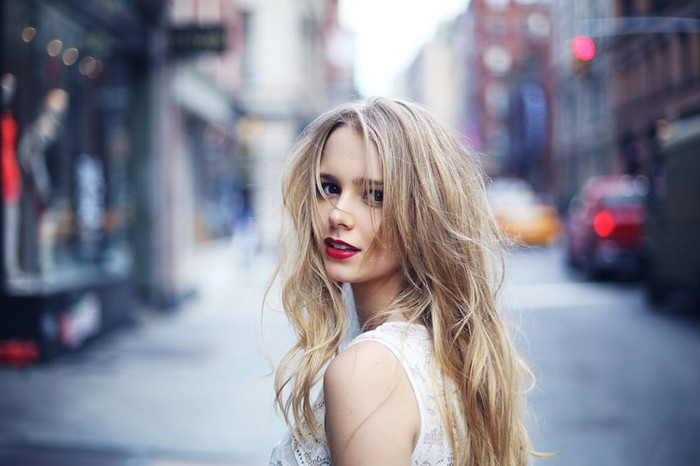
#> input picture show-me-the-code/0005/b8c3e9c80f115a30573ce6cae71f8e8e.jpeg, 700 x 466 px
$ python add_num.py   (Python 2 division)
#> lines starting #> are read from the running program, lines starting #| are printed output that depends on the picture
# -*- coding:utf-8 -*-
# 第 0000 题：将你的 QQ 头像（或者微博头像）右上角加上红色的数字，类似于微信未读信息数量那种提示效果

from PIL import Image, ImageDraw, ImageFont


def add_num(image_source, num):
    avatar = Image.open(image_source)
    draw_avatar = ImageDraw.Draw(avatar)
    x_size, y_size = avatar.size
    font_size = min(x_size, y_size)
    # 选择字体
    export_font = ImageFont.truetype('Futura.ttf', font_size / 3)
    # 在图片上添加字
    draw_avatar.text([1.5 * x_size / 2, 0], str(num), font=export_font, fill=(255, 0, 0))
    avatar.show()

if __name__ == '__main__':
    try:
        image_name = None
        while True:
            image_name = raw_input("Input image name(exit please input 0):")
            print image_name
            if image_name:
                break
#> this loop made 1 pass; the answer given on pass 1: ../0005/b8c3e9c80f115a30573ce6cae71f8e8e.jpeg
        if image_name == '0':
            print "exit..."
        else:
            add_num(image_name, '9')
#> in add_num, avatar is the input picture: PIL image 700x466 RGB; mean R, G, B 136.5, 136.2, 148.4
#> in add_num, `avatar.show()`:
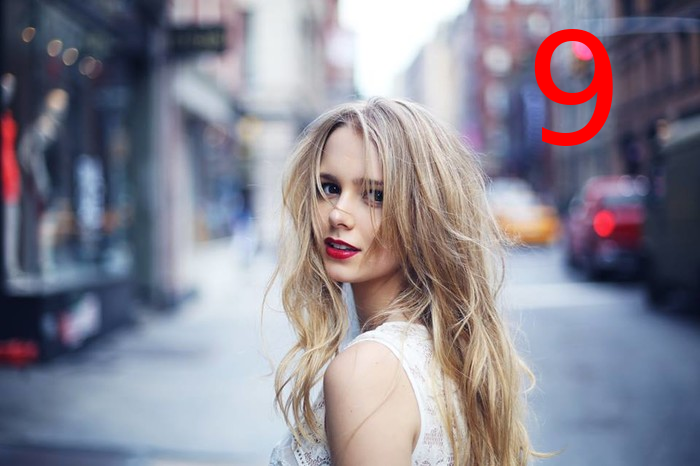
#> shown: PIL image 700x466 RGB; mean R, G, B 138.3, 134.8, 146.7
    except KeyboardInterrupt:
        print "\nexit..."
